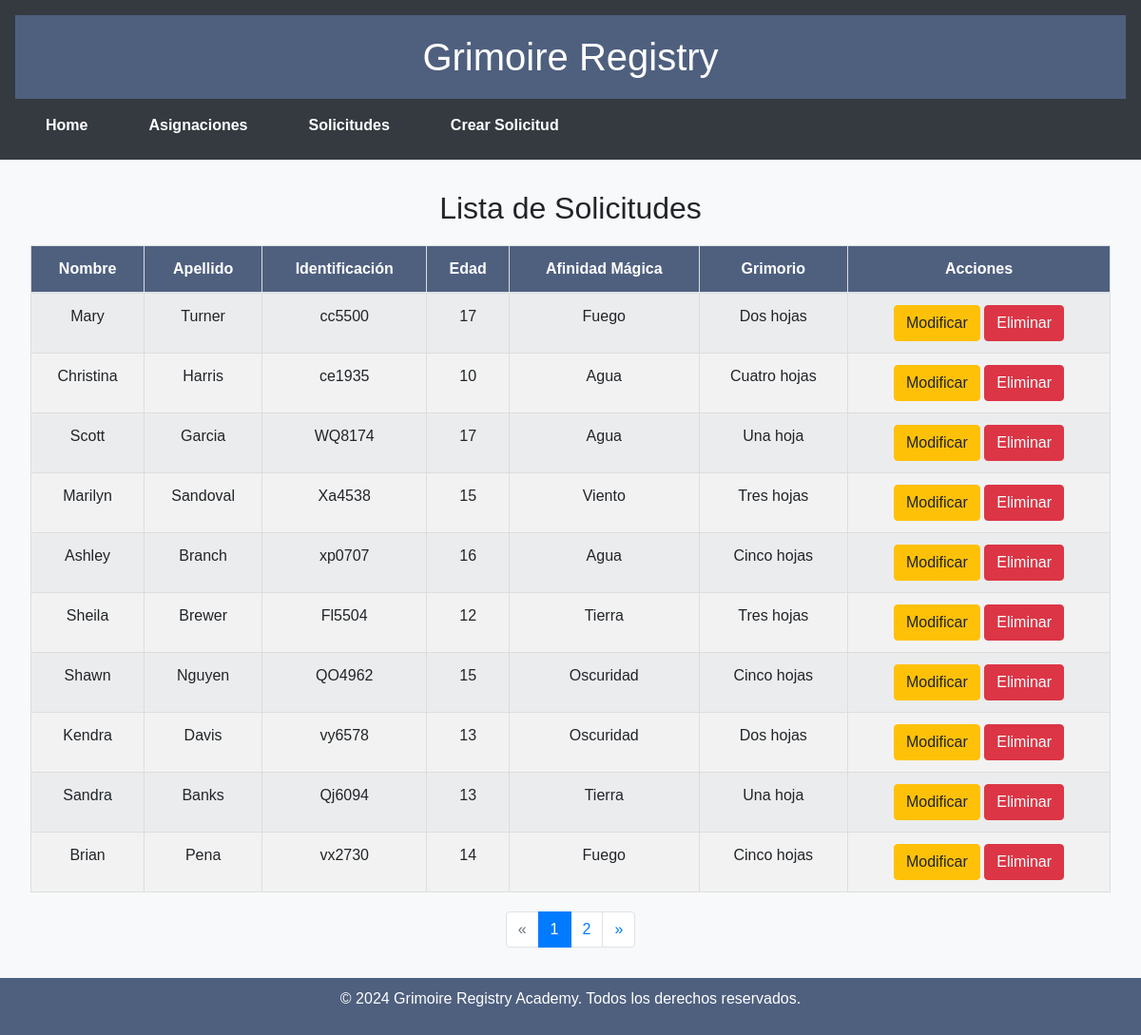
The app's page /solicitudes with its own data.
### GrimoireRegistry/models.py (models this page shows, shortened)
class Estudiante(db.Model):
    id = db.Column(db.Integer, primary_key=True)
    nombre = db.Column(db.String(20), nullable=False)
    apellido = db.Column(db.String(20), nullable=False)
    identificacion = db.Column(db.String(10), nullable=False, unique=True)
    edad = db.Column(db.Integer, nullable=False)
    afinidad_magica = db.Column(db.String(10), nullable=False)
    grimorio_id = db.Column(db.Integer, db.ForeignKey('grimorio.id'))
    fecha_creacion = db.Column(db.DateTime, nullable=False, default=datetime.utcnow)

class Grimorio(db.Model):
    id = db.Column(db.Integer, primary_key=True)
    tipo_trebol = db.Column(db.String(10), nullable=False)
    rareza = db.Column(db.String(10), nullable=False)
    estudiantes = db.relationship('Estudiante', backref='grimorio', lazy=True)

### GrimoireRegistry/web_routes.py (the view)
@web.route('/solicitudes')
def solicitudes():
    page, per_page, offset = get_page_args(page_parameter='page', per_page_parameter='per_page', offset_parameter='offset')
    per_page = 10
    offset = (page - 1) * per_page
    total = Estudiante.query.count()
    estudiantes = Estudiante.query.offset(offset).limit(per_page).all()
    pagination = Pagination(page=page, per_page=per_page, total=total, css_framework='bootstrap4')
    return render_template('solicitudes.html', estudiantes=estudiantes, page=page, per_page=per_page, pagination=pagination)

### GrimoireRegistry/templates/solicitudes.html (shortened to what this page needs)
{% extends "base.html" %}
{% block content %}
<h2>Lista de Solicitudes</h2>
<table class="table table-striped">
    <thead>
        <tr>
            <th>Nombre</th>
            <th>Apellido</th>
            <th>Identificación</th>
            <th>Edad</th>
            <th>Afinidad Mágica</th>
            <th>Grimorio</th>
            <th>Acciones</th>
        </tr>
    </thead>
    <tbody>
        {% for estudiante in estudiantes %}
        <tr>
            <td>{{ estudiante.nombre }}</td>
            <td>{{ estudiante.apellido }}</td>
            <td>{{ estudiante.identificacion }}</td>
            <td>{{ estudiante.edad }}</td>
            <td>{{ estudiante.afinidad_magica }}</td>
            <td>{{ estudiante.grimorio.tipo_trebol }}</td>
            <td>
                <a href="{{ url_for('web.modificar_solicitud', id=estudiante.id) }}" class="btn btn-warning">Modificar</a>
                <form action="{{ url_for('web.eliminar_solicitud', id=estudiante.id) }}" method="POST" style="display:inline;">
                    <button type="submit" class="btn btn-danger">Eliminar</button>
                </form>
            </td>
        </tr>
        {% endfor %}
    </tbody>
</table>
<div class="pagination-wrapper">
    {{ pagination.links }}
</div>
    {{ pagination.info }}
{% endblock %}

### GrimoireRegistry/templates/base.html (shortened to what this page needs)
<!DOCTYPE html>
<html lang="en">
<head>
    <link rel="stylesheet" href="https://maxcdn.bootstrapcdn.com/bootstrap/4.5.2/css/bootstrap.min.css">
    <link rel="stylesheet" href="{{ url_for('static', filename='css/styles.css') }}">
</head>
<body>
    <header>
        <h1>Grimoire Registry</h1>
        <nav class="nav">
            <ul class="nav">
                <li class="nav-item"><a class="nav-link" href="{{ url_for('web.index') }}">Home</a></li>
                <li class="nav-item"><a class="nav-link" href="{{ url_for('web.asignaciones') }}">Asignaciones</a></li>
                <li class="nav-item"><a class="nav-link" href="{{ url_for('web.solicitudes') }}">Solicitudes</a></li>
                <li class="nav-item"><a class="nav-link" href="{{ url_for('web.crear_solicitud') }}">Crear Solicitud</a></li>
            </ul>
        </nav>
    </header>
    <main>
        {% block content %}{% endblock %}
    </main>
    <footer>
        <p>&copy; 2024 Grimoire Registry Academy. Todos los derechos reservados.</p>
    </footer>
</body>
</html>

### GrimoireRegistry/static/css/styles.css (style rules this page uses)
body { font-family: Arial, sans-serif; margin: 0; padding: 0; background-color: #f8f9fa; }
header { background-color: #343a40; padding: 1rem; }
header nav ul { list-style: none; margin: 0; padding: 0; display: flex; justify-content: center; }
header nav ul li { margin: 0 1rem; }
header nav ul li a { color: white; text-decoration: none; font-weight: bold; }
main { padding: 2rem; text-align: center; }
footer { background-color: #343a40; color: white; text-align: center; padding: 1rem; position: fixed; width: 100%; bottom: 0; }

### GrimoireRegistry/templates/base.html (style rules this page uses)
table { width: 80%; margin: 20px auto; border-collapse: collapse; }
th, td { border: 1px solid #ddd; padding: 8px; text-align: center; }
th { background-color: #4f607f; color: white; font-weight: bold; }
tr:nth-child(even) { background-color: #f2f2f2; }
tr:nth-child(odd) { background-color: #ffffff; }
.pagination-wrapper { display: flex; justify-content: center; margin: 20px 0; }
header h1 { color: #ffffff; background-color: #4f607f; padding: 20px; text-align: center; }
footer { text-align: center; padding: 10px; background-color: #4f607f; color: white; position: fixed; width: 100%; bottom: 0; }

### records on screen
Estudiante: nombre "Mary", apellido "Turner", identificacion "cc5500", edad "17", afinidad_magica "Fuego", grimorio.tipo_trebol "Dos hojas"
Estudiante: nombre "Christina", apellido "Harris", identificacion "ce1935", edad "10", afinidad_magica "Agua", grimorio.tipo_trebol "Cuatro hojas"
Estudiante: nombre "Scott", apellido "Garcia", identificacion "WQ8174", edad "17", afinidad_magica "Agua", grimorio.tipo_trebol "Una hoja"
Estudiante: nombre "Marilyn", apellido "Sandoval", identificacion "Xa4538", edad "15", afinidad_magica "Viento", grimorio.tipo_trebol "Tres hojas"
Estudiante: nombre "Ashley", apellido "Branch", identificacion "xp0707", edad "16", afinidad_magica "Agua", grimorio.tipo_trebol "Cinco hojas"
Estudiante: nombre "Sheila", apellido "Brewer", identificacion "Fl5504", edad "12", afinidad_magica "Tierra", grimorio.tipo_trebol "Tres hojas"
Estudiante: nombre "Shawn", apellido "Nguyen", identificacion "QO4962", edad "15", afinidad_magica "Oscuridad", grimorio.tipo_trebol "Cinco hojas"
Estudiante: nombre "Kendra", apellido "Davis", identificacion "vy6578", edad "13", afinidad_magica "Oscuridad", grimorio.tipo_trebol "Dos hojas"
Estudiante: nombre "Sandra", apellido "Banks", identificacion "Qj6094", edad "13", afinidad_magica "Tierra", grimorio.tipo_trebol "Una hoja"
Estudiante: nombre "Brian", apellido "Pena", identificacion "vx2730", edad "14", afinidad_magica "Fuego", grimorio.tipo_trebol "Cinco hojas"

### other values on screen
{{ pagination.links }} "« 1 2 »"
